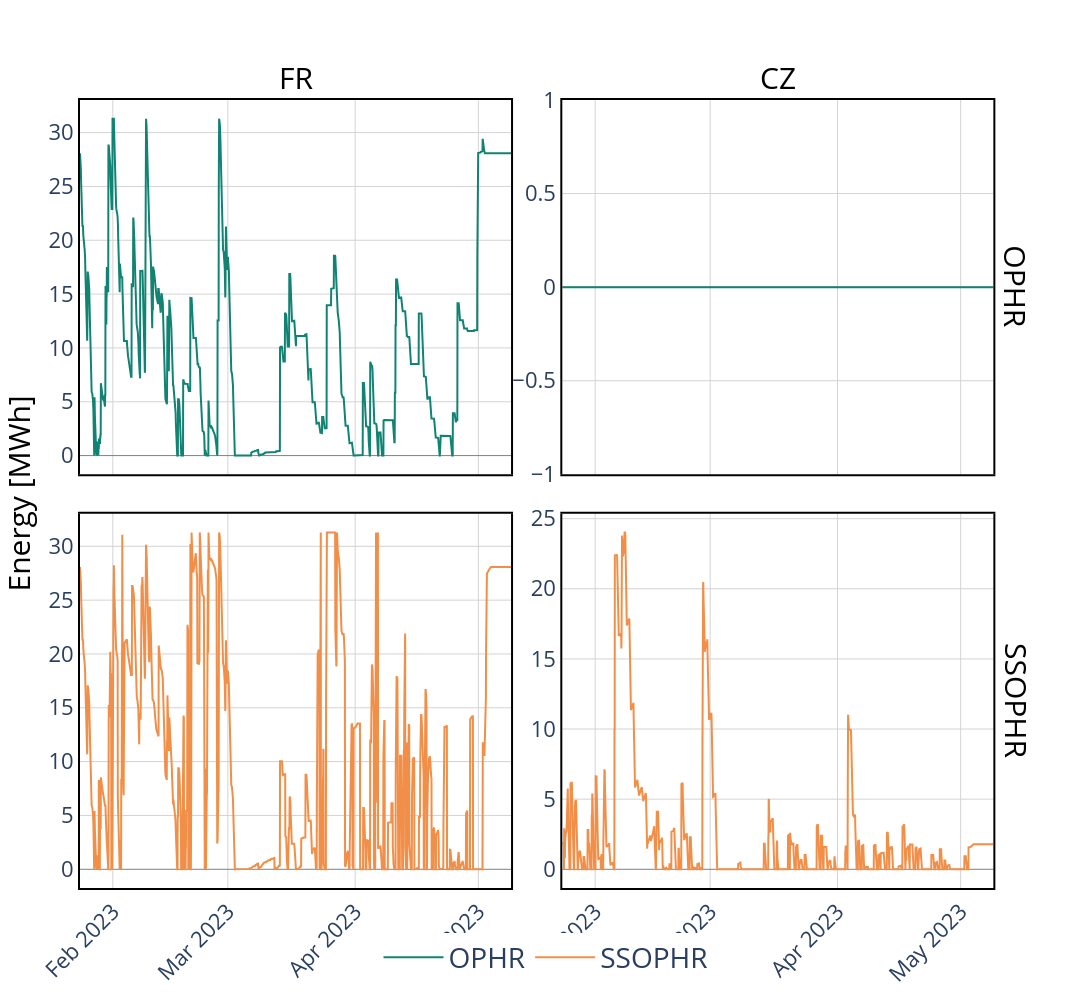

Here is the notebook cell this chart was saved with:
### Code cell
figure = sp.make_subplots(rows = 2 , cols = 2, shared_xaxes = True, shared_yaxes = False,column_titles=["FR", "CZ"], 
                          row_titles=[ "OPHR" ,  "SSOPHR"],vertical_spacing=0.05, 
                          horizontal_spacing=0.055,  y_title= "Energy [MWh]")
                #  subplot_titles = ["SS [FR]" , "SS [CZ]", "SSOP [FR]" , "SSOP [CZ]", "OPHR [FR]" , "OPHR [CZ]","SSOPHR [FR]" , "SSOPHR [CZ]"])

import plotly.graph_objects as go

x = df_france.index
figure.add_traces([
                    # go.Scatter(y=df_france['Buffer_Energy_S3_KW']/1000, x =x, mode='lines', name='SS', line={"color":"blue"}),
                    # go.Scatter(y=df_france['PV_production_S1']/1000,x =x, mode='lines', name='SS [CZ]', line={"color":"blue"},showlegend=False),
                    # go.Scatter(y=df_france['PV_production_S2']/1000,x =x, mode='lines', name='SSOP', line={"color":"red"}),
                    # go.Scatter(y=df_france['PV_production_S2']/1000, x =x, mode='lines', name='SSOP [CZ]', line={"color":"red"},showlegend=False),
                    go.Scatter(y=df_france['Buffer_Energy_S3_KW']/1000,x =x, mode='lines', name='OPHR', line={"color":colors["OPHR"]}),
                    go.Scatter(y=df_czech['Buffer_Energy_S3_KW']/1000,x =x, mode='lines', name='FR [CZ]', line={"color":colors["OPHR"]},showlegend=False),

                    go.Scatter(y=df_france['Buffer_Energy_S4_KW']/1000,x =x, mode='lines', name='SSOPHR', line={"color":colors["SSOPHR"]}),
                    go.Scatter(y=df_czech['Buffer_Energy_S4_KW']/1000,x =x, mode='lines', name='CZ [CZ]', line={"color":colors["SSOPHR"]},showlegend=False),

                    
                   ]
                  
                   , rows = [1,1,2,2] , cols= [1,2,1,2])
figure.update_layout(layout, height = 1000, 
                    #  title = {"text" : "Evolution of Energy stored in Dimensioned Thermal Storage" , "x" : 0.7, "y" : 0.99,
                    #                    "xanchor" : "center", "font" : {"color" : "black"}},
                                        yaxis1 = {'zerolinewidth': 0,  'zerolinecolor':'grey'},yaxis3 = {'zerolinewidth': 0,  'zerolinecolor':'grey'},
                                        yaxis2 = {'zerolinewidth': 0,  'zerolinecolor':'grey'},yaxis4 = {'zerolinewidth': 0,  'zerolinecolor':'grey'}
                                      
                                       )
figure.layout.title['font'] = {"color" : "black"}
figure.layout.title['xanchor'] = "right"
for annot in figure.layout["annotations"]:
    annot["font"]["size"] = 30
    annot["font"]["color"] = "black"
    # annot['xanchor'] = "left"

figure

### Figure 1 — Plotly figure (JSON) as saved in the notebook; plotly's stock layout.template omitted (floating-point values rounded to 4 significant figures; data arrays with more than 128 entries replaced by an {"elided": "..."} marker saying what was removed)
{"data": [{"line": {"color": "#108372"}, "mode": "lines", "name": "OPHR", "type": "scatter", "x": {"elided": "2520 str values"}, "xaxis": "x", "y": {"elided": "2520 float values"}, "yaxis": "y"}, {"line": {"color": "#108372"}, "mode": "lines", "name": "FR [CZ]", "showlegend": false, "type": "scatter", "x": {"elided": "2520 str values"}, "xaxis": "x2", "y": {"elided": "2520 float values"}, "yaxis": "y2"}, {"line": {"color": "#F18F49"}, "mode": "lines", "name": "SSOPHR", "type": "scatter", "x": {"elided": "2520 str values"}, "xaxis": "x3", "y": {"elided": "2520 float values"}, "yaxis": "y3"}, {"line": {"color": "#F18F49"}, "mode": "lines", "name": "CZ [CZ]", "showlegend": false, "type": "scatter", "x": {"elided": "2520 str values"}, "xaxis": "x4", "y": {"elided": "2520 float values"}, "yaxis": "y4"}], "layout": {"annotations": [{"font": {"color": "black", "size": 30}, "showarrow": false, "text": "FR", "x": 0.2312, "xanchor": "center", "xref": "paper", "y": 1, "yanchor": "bottom", "yref": "paper"}, {"font": {"color": "black", "size": 30}, "showarrow": false, "text": "CZ", "x": 0.7488, "xanchor": "center", "xref": "paper", "y": 1, "yanchor": "bottom", "yref": "paper"}, {"font": {"color": "black", "size": 30}, "showarrow": false, "text": "OPHR", "textangle": 90, "x": 0.98, "xanchor": "left", "xref": "paper", "y": 0.7625, "yanchor": "middle", "yref": "paper"}, {"font": {"color": "black", "size": 30}, "showarrow": false, "text": "SSOPHR", "textangle": 90, "x": 0.98, "xanchor": "left", "xref": "paper", "y": 0.2375, "yanchor": "middle", "yref": "paper"}, {"font": {"color": "black", "size": 30}, "showarrow": false, "text": "Energy [MWh]", "textangle": -90, "x": 0, "xanchor": "right", "xref": "paper", "xshift": -40, "y": 0.5, "yanchor": "middle", "yref": "paper"}], "font": {"size": 22}, "height": 1000, "legend": {"font": {"size": 28}, "itemwidth": 60, "orientation": "h", "title": {"text": ""}, "tracegroupgap": 8, "x": 0.5, "xanchor": "center", "y": -0.12, "yanchor": "bottom"}, "showlegend": true, "title": {"font": {"color": "black"}, "xanchor": "right"}, "width": 2000, "xaxis": {"anchor": "y", "domain": [0, 0.4625], "gridcolor": "lightgrey", "gridwidth": 1, "linecolor": "black", "linewidth": 2, "matches": "x3", "mirror": true, "showgrid": true, "showline": true, "showticklabels": false, "tickangle": -45}, "xaxis10": {"gridcolor": "lightgrey", "gridwidth": 1, "linecolor": "black", "linewidth": 2, "mirror": true, "showgrid": true, "showline": true, "tickangle": -45}, "xaxis11": {"gridcolor": "lightgrey", "gridwidth": 1, "linecolor": "black", "linewidth": 2, "mirror": true, "showgrid": true, "showline": true, "tickangle": -45}, "xaxis12": {"gridcolor": "lightgrey", "gridwidth": 1, "linecolor": "black", "linewidth": 2, "mirror": true, "showgrid": true, "showline": true, "tickangle": -45}, "xaxis13": {"gridcolor": "lightgrey", "gridwidth": 1, "linecolor": "black", "linewidth": 2, "mirror": true, "showgrid": true, "showline": true, "tickangle": -45}, "xaxis14": {"gridcolor": "lightgrey", "gridwidth": 1, "linecolor": "black", "linewidth": 2, "mirror": true, "showgrid": true, "showline": true, "tickangle": -45}, "xaxis15": {"gridcolor": "lightgrey", "gridwidth": 1, "linecolor": "black", "linewidth": 2, "mirror": true, "showgrid": true, "showline": true, "tickangle": -45}, "xaxis16": {"gridcolor": "lightgrey", "gridwidth": 1, "linecolor": "black", "linewidth": 2, "mirror": true, "showgrid": true, "showline": true, "tickangle": -45}, "xaxis17": {"gridcolor": "lightgrey", "gridwidth": 1, "linecolor": "black", "linewidth": 2, "mirror": true, "showgrid": true, "showline": true, "tickangle": -45}, "xaxis2": {"anchor": "y2", "domain": [0.5175, 0.98], "gridcolor": "lightgrey", "gridwidth": 1, "linecolor": "black", "linewidth": 2, "matches": "x4", "mirror": true, "showgrid": true, "showline": true, "showticklabels": false, "tickangle": -45}, "xaxis3": {"anchor": "y3", "domain": [0, 0.4625], "gridcolor": "lightgrey", "gridwidth": 1, "linecolor": "black", "linewidth": 2, "mirror": true, "showgrid": true, "showline": true, "tickangle": -45}, "xaxis4": {"anchor": "y4", "domain": [0.5175, 0.98], "gridcolor": "lightgrey", "gridwidth": 1, "linecolor": "black", "linewidth": 2, "mirror": true, "showgrid": true, "showline": true, "tickangle": -45}, "xaxis5": {"gridcolor": "lightgrey", "gridwidth": 1, "linecolor": "black", "linewidth": 2, "mirror": true, "showgrid": true, "showline": true, "tickangle": -45}, "xaxis6": {"gridcolor": "lightgrey", "gridwidth": 1, "linecolor": "black", "linewidth": 2, "mirror": true, "showgrid": true, "showline": true, "tickangle": -45}, "xaxis7": {"gridcolor": "lightgrey", "gridwidth": 1, "linecolor": "black", "linewidth": 2, "mirror": true, "showgrid": true, "showline": true, "tickangle": -45}, "xaxis8": {"gridcolor": "lightgrey", "gridwidth": 1, "linecolor": "black", "linewidth": 2, "mirror": true, "showgrid": true, "showline": true, "tickangle": -45}, "xaxis9": {"gridcolor": "lightgrey", "gridwidth": 1, "linecolor": "black", "linewidth": 2, "mirror": true, "showgrid": true, "showline": true, "tickangle": -45}, "yaxis": {"anchor": "x", "domain": [0.525, 1], "gridcolor": "lightgrey", "gridwidth": 1, "linecolor": "black", "linewidth": 2, "mirror": true, "showgrid": true, "showline": true, "zerolinecolor": "grey", "zerolinewidth": 0}, "yaxis10": {"gridcolor": "lightgrey", "gridwidth": 1, "linecolor": "black", "linewidth": 2, "mirror": true, "showgrid": true, "showline": true, "zerolinecolor": "black", "zerolinewidth": 1}, "yaxis11": {"gridcolor": "lightgrey", "gridwidth": 1, "linecolor": "black", "linewidth": 2, "mirror": true, "showgrid": true, "showline": true, "zerolinecolor": "black", "zerolinewidth": 1}, "yaxis12": {"gridcolor": "lightgrey", "gridwidth": 1, "linecolor": "black", "linewidth": 2, "mirror": true, "showgrid": true, "showline": true, "zerolinecolor": "black", "zerolinewidth": 1}, "yaxis13": {"gridcolor": "lightgrey", "gridwidth": 1, "linecolor": "black", "linewidth": 2, "mirror": true, "showgrid": true, "showline": true, "zerolinecolor": "black", "zerolinewidth": 1}, "yaxis14": {"gridcolor": "lightgrey", "gridwidth": 1, "linecolor": "black", "linewidth": 2, "mirror": true, "showgrid": true, "showline": true, "zerolinecolor": "black", "zerolinewidth": 1}, "yaxis15": {"gridcolor": "lightgrey", "gridwidth": 1, "linecolor": "black", "linewidth": 2, "mirror": true, "showgrid": true, "showline": true, "zerolinecolor": "black", "zerolinewidth": 1}, "yaxis16": {"gridcolor": "lightgrey", "gridwidth": 1, "linecolor": "black", "linewidth": 2, "mirror": true, "showgrid": true, "showline": true, "zerolinecolor": "black", "zerolinewidth": 1}, "yaxis17": {"gridcolor": "lightgrey", "gridwidth": 1, "linecolor": "black", "linewidth": 2, "mirror": true, "showgrid": true, "showline": true, "zerolinecolor": "black", "zerolinewidth": 1}, "yaxis2": {"anchor": "x2", "domain": [0.525, 1], "gridcolor": "lightgrey", "gridwidth": 1, "linecolor": "black", "linewidth": 2, "mirror": true, "showgrid": true, "showline": true, "zerolinecolor": "grey", "zerolinewidth": 0}, "yaxis3": {"anchor": "x3", "domain": [0, 0.475], "gridcolor": "lightgrey", "gridwidth": 1, "linecolor": "black", "linewidth": 2, "mirror": true, "showgrid": true, "showline": true, "zerolinecolor": "grey", "zerolinewidth": 0}, "yaxis4": {"anchor": "x4", "domain": [0, 0.475], "gridcolor": "lightgrey", "gridwidth": 1, "linecolor": "black", "linewidth": 2, "mirror": true, "showgrid": true, "showline": true, "zerolinecolor": "grey", "zerolinewidth": 0}, "yaxis5": {"gridcolor": "lightgrey", "gridwidth": 1, "linecolor": "black", "linewidth": 2, "mirror": true, "showgrid": true, "showline": true, "zerolinecolor": "black", "zerolinewidth": 1}, "yaxis6": {"gridcolor": "lightgrey", "gridwidth": 1, "linecolor": "black", "linewidth": 2, "mirror": true, "showgrid": true, "showline": true, "zerolinecolor": "black", "zerolinewidth": 1}, "yaxis7": {"gridcolor": "lightgrey", "gridwidth": 1, "linecolor": "black", "linewidth": 2, "mirror": true, "showgrid": true, "showline": true, "zerolinecolor": "black", "zerolinewidth": 1}, "yaxis8": {"gridcolor": "lightgrey", "gridwidth": 1, "linecolor": "black", "linewidth": 2, "mirror": true, "showgrid": true, "showline": true, "zerolinecolor": "black", "zerolinewidth": 1}, "yaxis9": {"gridcolor": "lightgrey", "gridwidth": 1, "linecolor": "black", "linewidth": 2, "mirror": true, "showgrid": true, "showline": true, "zerolinecolor": "black", "zerolinewidth": 1}}}
